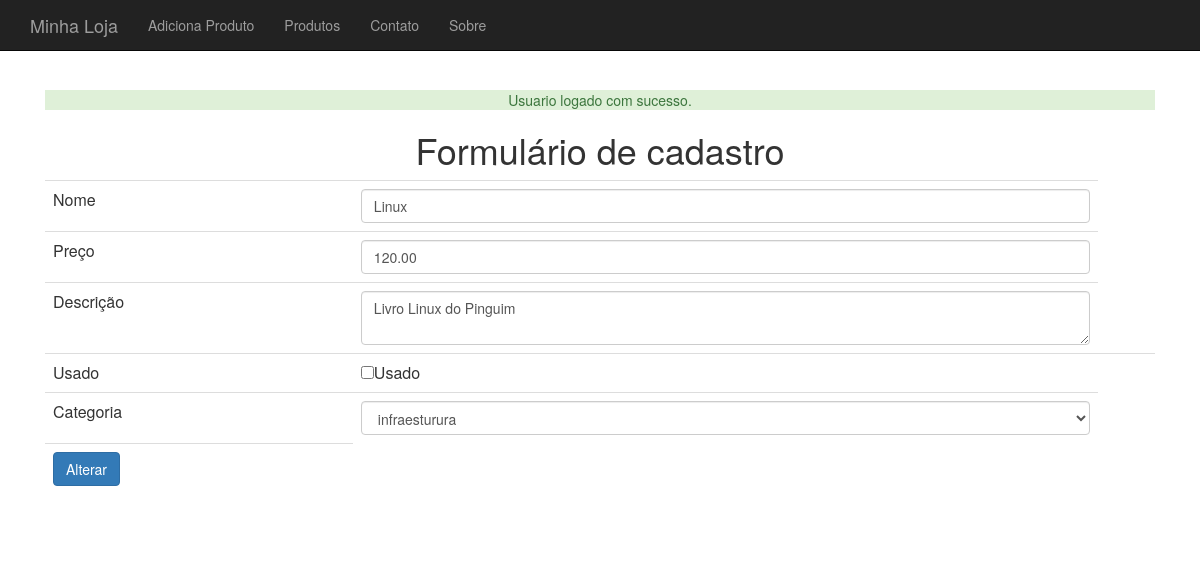
Page /produto-altera-formulario.php?id=20 (signed in) on the committed database.
### tables this page shows
CREATE TABLE `produtos` (
  `id` int(11) NOT NULL,
  `nome` varchar(255) DEFAULT NULL,
  `preco` decimal(10,2) DEFAULT NULL,
  `descricao` text,
  `categoria_id` int(11) DEFAULT NULL,
  `usado` tinyint(1) DEFAULT '0'
);

### banco-produto.php (called while the page is built, shortened)
<?php
function buscaProduto($conexao, $id) {
    $query = "select * from produtos where id = {$id}";
    $resultado = mysqli_query($conexao, $query);
    $produto_array = mysqli_fetch_assoc($resultado);
    $categoria = new Categoria();
    $categoria->setId($produto_array['categoria_id']);
    $nome = $produto_array['nome'];
    $preco = $produto_array['preco'];
    $descricao = $produto_array['descricao'];
    $usado = $produto_array['usado'];
    $produto = new Produto($nome, $preco, $descricao, $categoria, $usado);
    $produto->setId($produto_array['id']);
    return $produto;
}

### class/Produto.class.php (called while the page is built, shortened)
<?php
class Produto {
    private $nome;
    private $preco;
    private $descricao;
    private $categoria;
    private $usado;
    function __construct($nome, $preco, $descricao, Categoria $categoria, $usado) {
        $this->nome = $nome;
        $this->preco = $preco;
        $this->descricao = $descricao;
        $this->categoria = $categoria;
        $this->usado = $usado;
    }
    function getNome() {
        return $this->nome;
    }
    function getPreco() {
        return $this->preco;
    }
    function getDescricao() {
        return $this->descricao;
    }
    function getCategoria() {
        return $this->categoria;
    }
    function getUsado() {
        return $this->usado;
    }
}

### banco-categoria.php (called while the page is built, shortened)
<?php
require_once("class/Categoria.class.php");
function listaCategorias($conexao) {
    $categorias = array();
    $resultado = mysqli_query($conexao, "select * from categorias");
    while ($categoria_array = mysqli_fetch_assoc($resultado)) {
        $categoria = new Categoria();
        $categoria->setId($categoria_array['id']) ;
        $categoria->setNome($categoria_array['nome']) ;
        array_push($categorias, $categoria);
    }
    return $categorias;
}

### class/Categoria.class.php (called while the page is built)
<?php
class Categoria {
    private $id;
    private $nome;
    function getId() {
        return $this->id;
    }
    function getNome() {
        return $this->nome;
    }
    function setId($id) {
        $this->id = $id;
    }
    function setNome($nome) {
        $this->nome = $nome;
    }
}

### produto-formulario-base.php (the view)
<tr>
    <td>Nome</td>
    <td><input class="form-control" type="text" name="nome" value="<?= $produto->getNome() ?>"></td>
</tr>
<tr>
    <td>Preço</td>
    <td><input class="form-control" type="number" name="preco" value="<?= $produto->getPreco() ?>"/></td>
</tr>
<tr>
    <td>Descrição</td>
    <td><textarea name="descricao" class="form-control"><?= $produto->getDescricao() ?></textarea></td>
</tr>
<tr>
    <td>Usado</td>
    <td><input type="checkbox" name="usado" <?= $checked ?>>Usado<td>
</tr>
<tr>
    <td>Categoria</td>
    <td>
        <select name="categoria_id" class="form-control">
            <?php
            foreach ($categorias as $categoria) :
                $essaEhACategoria = $produto->getCategoria()->getId() == $categoria->getId();
                $selecao = $essaEhACategoria ? "selected='selected'" : "";
                ?>
                <option value="<?= $categoria->getId() ?>" <?= $selecao ?>>
                <?= $categoria->getNome() ?>
                </option>
            <?php endforeach ?>
        </select>
    </td>
</tr>

### css/loja.css (style rules this page uses)
body { padding-top: 50px; }

### rows in the picture
produtos: nome "Linux", preco "120.00", descricao "Livro Linux do Pinguim"

### other values in the picture
$mensagem "Usuario logado com sucesso."
form field categoria_id "infraesturura"
